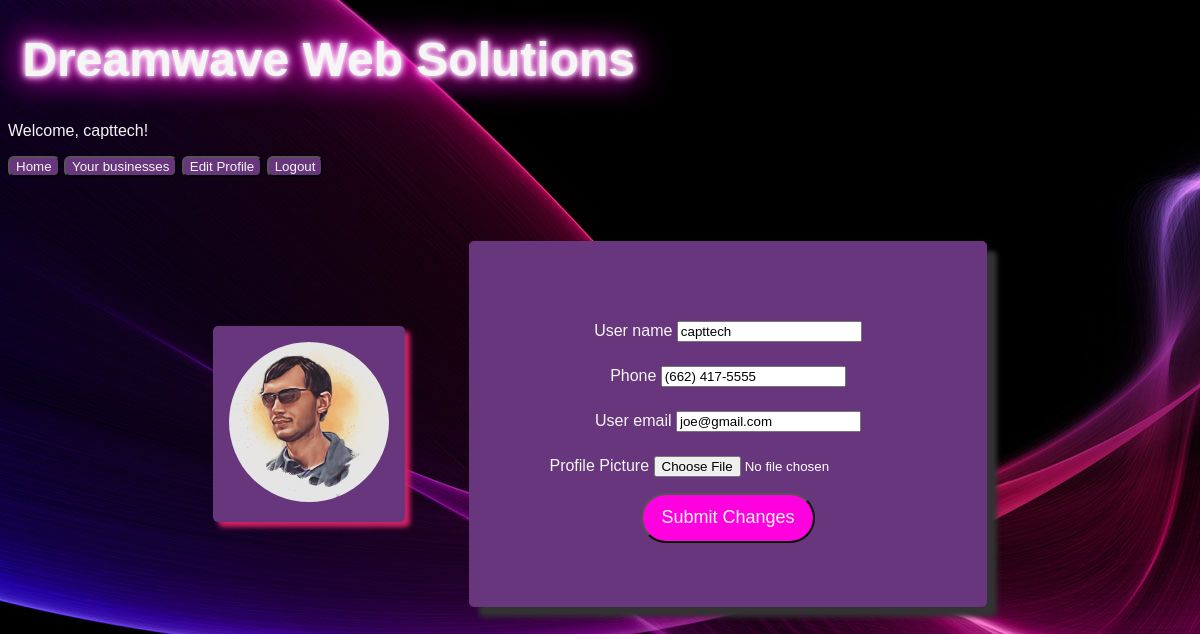
The app's page /edit_profile/ (signed in) with its own data.
### app/models.py (models this page shows, shortened)
class Profile(models.Model):
    user = models.OneToOneField(User, on_delete=models.CASCADE)
    uid = models.CharField(max_length=50)
    user_name = models.CharField(max_length=50)
    phone = models.CharField(max_length=50)
    user_email = models.EmailField(max_length=254)
    profile_pic = models.ImageField(
        upload_to="profiles/",
        verbose_name="Profile Picture",
        null=True,
        blank=True,
        default="/profiles/profile_pic_green.png",
    )
    date_created = models.DateTimeField(auto_now_add=True)

### app/views.py (the view, shortened to what this page needs)
# urls.py: path("edit_profile/", AccountSettings, name="edit_profile"),
@login_required(login_url="login")
def AccountSettings(request):
    profile = request.user.profile
    form = ProfileForm(instance=profile)
    context = {"form": form}
    return render(request, "edit_profile.html", context)

### app/forms.py
class ProfileForm(ModelForm):
    class Meta:
        model = Profile
        fields = "__all__"
        exclude = ["user", "date_created", "uid", "profile_pic"]
        widgets = {
            "profile_pic": forms.FileInput(),
        }

### app/templates/edit_profile.html
{% extends 'home.html' %} {% block content %}
<div class="container">
  <div class="profile_card">
    <img
      src="{{ request.user.profile.profile_pic.url }}"
      alt="Profile Picture"
      class="profile_pic"
    />
  </div>
  <div class="card">
    <form method="POST" enctype="multipart/form-data">
      {% csrf_token %} {% for field in form %}
      <div class="form_field">{{field.label}} {{field}}</div>
      {% endfor %}
      <div class="form_field">
        <label for="id_profile_pic">Profile Picture</label>
        <input type="file" name="profile_pic" id="id_profile_pic" />
      </div>
      <button class="link" type="submit">Submit Changes</button>
    </form>
  </div>
</div>
{% endblock content %}

### app/templates/home.html (shortened to what this page needs)
{% load static %}<!DOCTYPE html>
<html lang="en">
<head>
    <link
      rel="stylesheet"
      href="https://use.fontawesome.com/releases/v5.6.1/css/all.css"
    />
    <link rel="stylesheet" type="text/css" href="{% static 'styles.css' %}" />
</head>
<body>
    <h1 class="header">Dreamwave Web Solutions</h1>
    <div class="navdiv">
        <nav class="navbar">
{% if user.is_authenticated %}
            <p>Welcome, {{ user.profile.user_name }}!</p>
            <button class="navb"><a href="{% url "home" %}">Home</a></button>
            <button class="navb"><a href="{% url "businesses" %}">Your businesses</a></button>
            <button class="navb"><a href="{% url "edit_profile" %}">Edit Profile</a></button>
            <button class="navb"><a href="{% url "logout" %}">Logout</a></button>
 {% endif %}
        </nav>
    </div>
   {% block content %}{% endblock content %}
</body>
</html>

### app/static/styles.css (style rules this page uses)
body { background-image: url("images/purplewaves.jpg"); }
.container { padding: 2em 0 2em 0; display: flex; align-items: center; justify-content: center; }
.card { border-radius: 5px; box-shadow: 10px 10px 5px #333; background-color: rgb(103, 54, 124); text-align: center; padding: 4em; margin: 2em; max-width: fit-content; }
.profile_card { border-radius: 5px; box-shadow: 5px 5px 5px rgb(211, 34, 102); background-color: rgb(103, 54, 124); text-align: center; margin: 2em; padding: 1em; }
.card .form_field { padding: .5em; margin: .5em; }
* { font-family: Arial, Helvetica, sans-serif; color: whitesmoke; }
input[type="text"] { color: black; }
input[type="email"] { color: black; }
.header { height: 1.2em; font-size: 3em; font-weight: 700; padding-left: .3em; text-shadow: 0 0 10px #fff, 0 0 5px #fff, 0 0 10px #ff00de, 0 0 30px #ff00de, 0 0 40px #ff00de; }
.navb { background-color: rgb(103, 54, 124); border-radius: 6px; }
.navb a { color: whitesmoke; text-decoration: none; }
.link { font-size: large; width: auto; height: 50px; background-color: #ff00de; color: whitesmoke; border-radius: 25px; transition: box-shadow .5s ease-in-out; padding: 0 1em; }
input { color: white; }
.profile_pic { height: 10em; border-radius: 5em; }

### records on screen
Profile: form "capttech" "(662) 417-5555" "joe@gmail.com"

### other values on screen
{{ user.profile.user_name }} "capttech"
{{ field.label }} "User name" "Phone" "User email"
